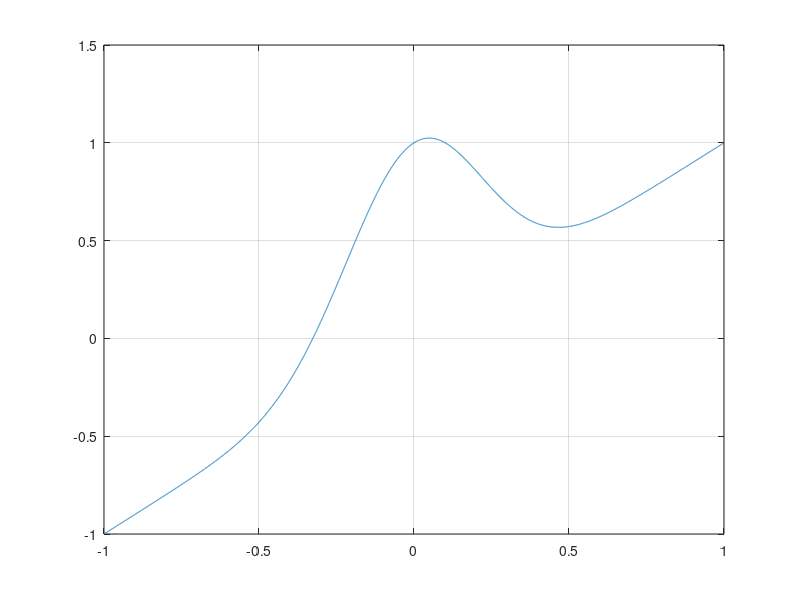

Write the MATLAB code that produced this figure. (Note: this script raises an error after producing the figure.)
f=@(x) x+(e.^(-10.*x.^2)).*cos(x);
df=@(x) 1-(e.^(-10.*x.^2)).*sin(x)+(e^(-10.*x.^2)).*cos(x).*(-20).*x.*(-10).*x.^2;

x=linspace(-1,1,10000);
plot(x,f(x));
grid on;
hold on;

x0=0;
tol=1e-6;
[x_nr,h_nr]=newton(f,df,x0,1000,tol);
disp(x_nr);
disp(length(h_nr));
